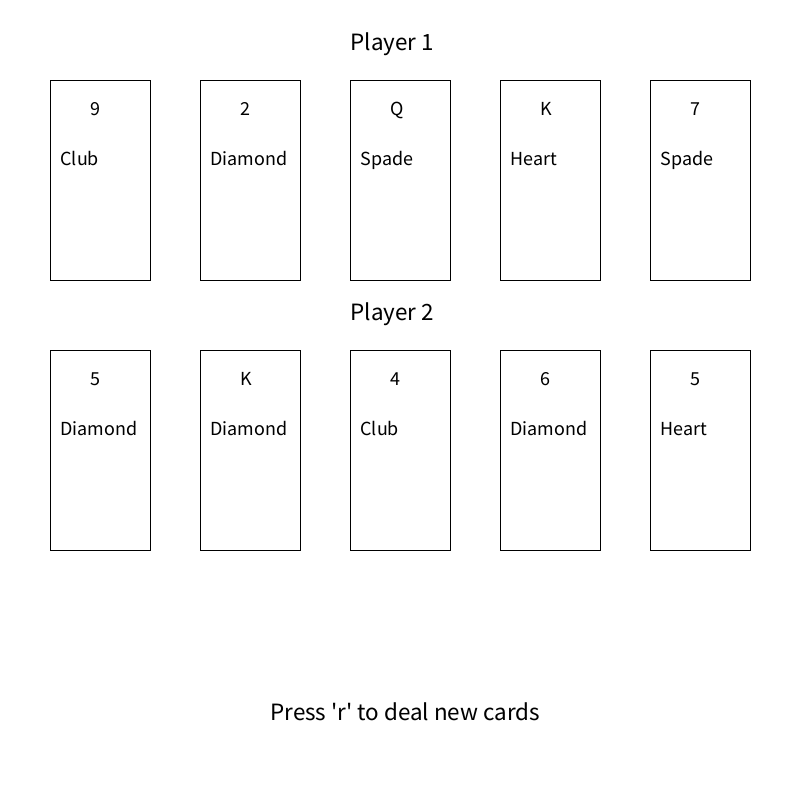
Frame 1 (no input)
Frame 60 (the mouse pressed at the canvas centre just before this capture): identical to frame 1, image omitted
Frame 120 (the mouse held since frame 60 and released just before this capture): identical to frame 1, image omitted

The Processing sketch that drew this single still picture (run headless with seeded random() and noise(); from frame 60 on, the mouse is pressed at the canvas centre):

// Processing sketch: TwoPlayerPoker
// ── TwoPlayerPoker.pde
String[] suits = {"Heart", "Diamond", "Club", "Spade"};

String[] ranks = {"2", "3", "4", "5", "6", "7", "8", "9", "10", "J", "Q", "K", "A"};

ArrayList<Card> deck = new ArrayList<Card>();

Card[] player1 = new Card[5];
Card[] player2 = new Card[5];

String player1Result = "";
String player2Result = "";

class Card{
  String rank;
  String suit;
  int value;
  
  Card(String r, String s, int v){
    rank = r;
    suit = s;
    value = v;
  }
}

void createDeck(){
  
  for(int s = 0; s < 4 ; s++){
    for(int r = 0; r < 13; r++){
      deck.add(new Card(ranks[r], suits[s], r + 2));
      
    }
  }
}

void drawCards(Card[] player){
  for(int c = 0; c < 5; c++){
    int x = (int)random(deck.size());
    player[c] = deck.get(x);
    deck.remove(x);
  }
}
 
void drawHand(Card[] player, int y){
  for(int i = 0; i < 5; i++){
    int x = 50 + i * 150;
    
    fill(255);
    rect(x, y, 100, 200);
    
    fill(0);
    textSize(20);
    text(player[i].rank, x + 40, y + 35);
    text(player[i].suit, x + 10, y + 85);
  }
}

void startGame(){
  deck.clear();
  createDeck();
  
  drawCards(player1);
  drawCards(player2);
}

void keyPressed(){
  if(key == 'r' || key == 'R'){
    startGame();
  }
}

void setup() {
  size(800,800);
  startGame();
}

void draw(){
  background(255);
  
  fill(0);
  textSize(25);
  text("Player 1", width / 2 - 50, 50);
  drawHand(player1, 80);
  
  textSize(25);
  text("Player 2", width / 2 - 50, 320);
  drawHand(player2, 350);
  
  textSize(25);
  fill(0);
  text("Press 'r' to deal new cards", width / 2 - 130, 720);
}
